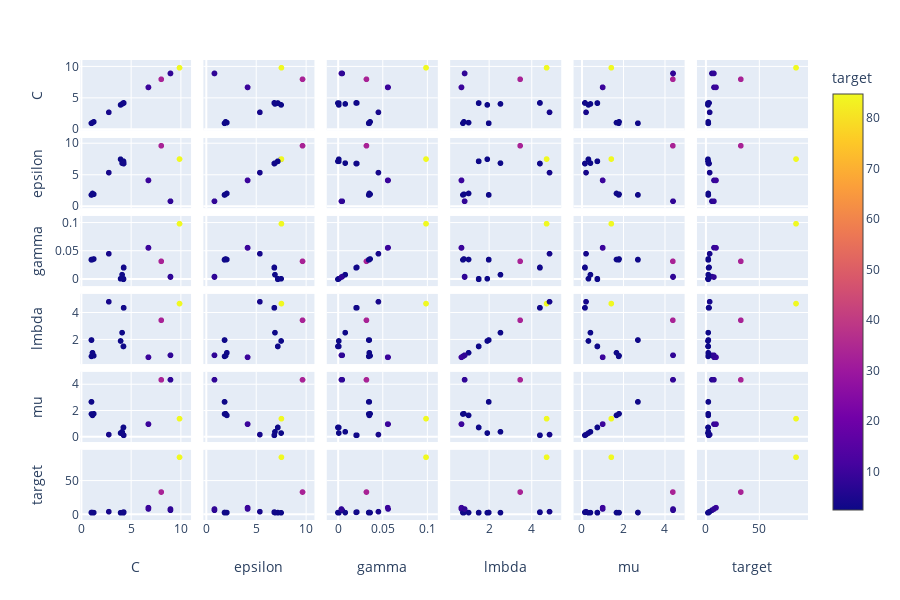

Notebook source saved alongside this figure:
### Code cell
px.scatter_matrix(df.drop(["datetime"], axis = 1), color="target")

### Figure 1 — Plotly figure (JSON) as saved in the notebook; plotly's stock layout.template omitted (floating-point values rounded to 4 significant figures)
{"data": [{"dimensions": [{"axis": {"matches": true}, "label": "C", "values": [4.229, 1.014, 4.25, 6.738, 8.027, 8.957, 4.092, 3.942, 4.229, 4.25, 6.738, 1.014, 9.865, 2.756, 1.117, 1.241, 4.229, 1.014, 4.25, 6.738, 8.957]}, {"axis": {"matches": true}, "label": "epsilon", "values": [7.206, 1.871, 6.855, 4.179, 9.683, 0.8596, 6.921, 7.538, 7.206, 6.855, 4.179, 1.871, 7.566, 5.409, 2.1, 1.976, 7.206, 1.871, 6.855, 4.179, 0.8596]}, {"axis": {"matches": true}, "label": "gamma", "values": [0.001011, 0.03521, 0.02124, 0.05631, 0.03203, 0.004866, 0.008237, 0.001, 0.0001114, 0.02052, 0.05591, 0.03462, 0.09883, 0.04544, 0.03525, 0.03611, 0.0001114, 0.03462, 0.02052, 0.05591, 0.004002]}, {"axis": {"matches": true}, "label": "lmbda", "values": [1.519, 1.99, 4.392, 0.7105, 3.465, 0.8575, 2.541, 1.922, 1.519, 4.392, 0.7105, 0.7774, 4.706, 4.844, 1.045, 0.8225, 1.519, 1.99, 4.392, 0.7105, 0.8575]}, {"axis": {"matches": true}, "label": "mu", "values": [0.7423, 2.699, 0.1467, 0.9985, 4.383, 4.392, 0.4094, 0.3139, 0.7423, 0.1467, 0.9985, 1.772, 1.415, 0.1979, 1.666, 1.788, 0.7423, 2.699, 0.1467, 0.9985, 4.392]}, {"axis": {"matches": true}, "label": "target", "values": [2.363, 2.627, 3.355, 7.974, 33.1, 6.07, 2.566, 2.352, 2.571, 2.953, 9.842, 2.505, 84.78, 3.928, 2.612, 2.542, 2.571, 2.693, 2.954, 9.82, 7.897]}], "hoverlabel": {"namelength": 0}, "hovertemplate": "%{xaxis.title.text}=%{x}<br>%{yaxis.title.text}=%{y}<br>target=%{marker.color}", "legendgroup": "", "marker": {"color": [2.363, 2.627, 3.355, 7.974, 33.1, 6.07, 2.566, 2.352, 2.571, 2.953, 9.842, 2.505, 84.78, 3.928, 2.612, 2.542, 2.571, 2.693, 2.954, 9.82, 7.897], "coloraxis": "coloraxis", "symbol": "circle"}, "name": "", "showlegend": false, "type": "splom"}], "layout": {"coloraxis": {"colorbar": {"title": {"text": "target"}}, "colorscale": [[0, "#0d0887"], [0.1111, "#46039f"], [0.2222, "#7201a8"], [0.3333, "#9c179e"], [0.4444, "#bd3786"], [0.5556, "#d8576b"], [0.6667, "#ed7953"], [0.7778, "#fb9f3a"], [0.8889, "#fdca26"], [1, "#f0f921"]]}, "dragmode": "select", "height": 600, "legend": {"tracegroupgap": 0}, "margin": {"t": 60}}}
